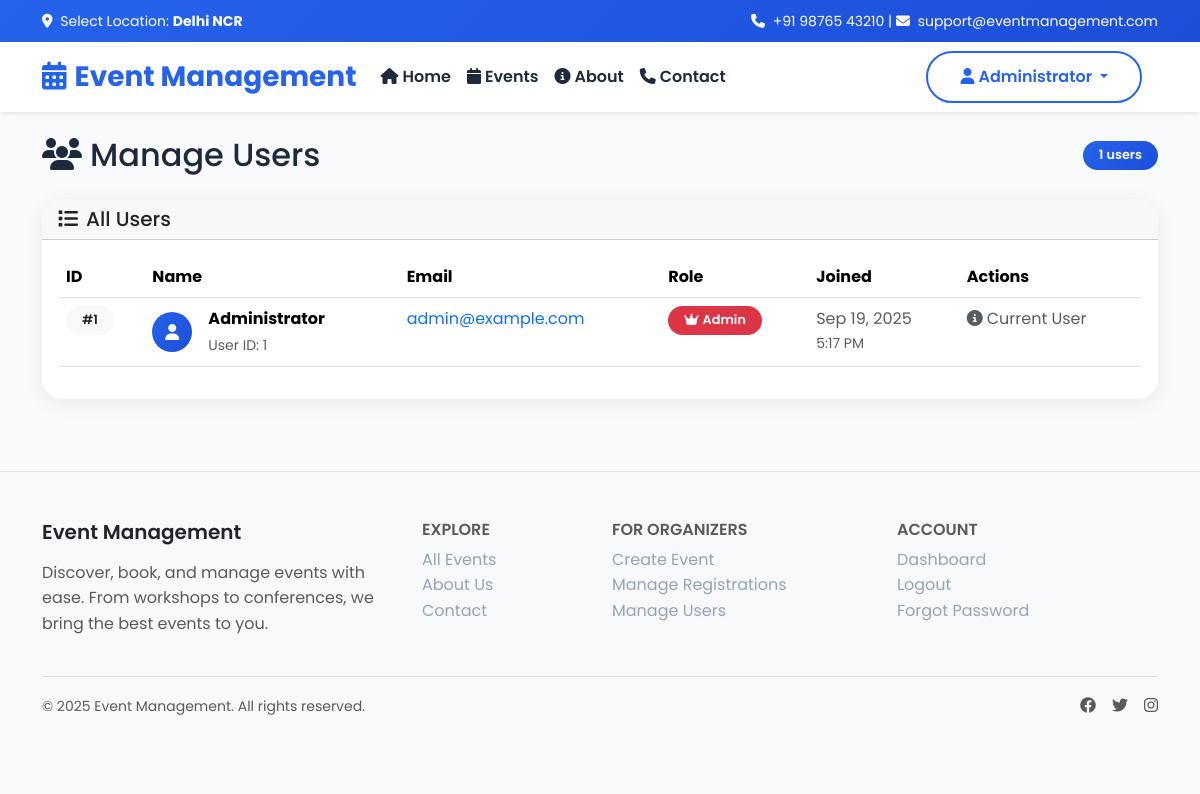
The page /admin/users.php (signed in) on the database its author committed.
### tables this page shows
CREATE TABLE IF NOT EXISTS users (
	id INT AUTO_INCREMENT PRIMARY KEY,
	name VARCHAR(100) NOT NULL,
	email VARCHAR(150) NOT NULL UNIQUE,
	password VARCHAR(255) NOT NULL,
	role ENUM('user','admin') NOT NULL DEFAULT 'user',
	created_at TIMESTAMP DEFAULT CURRENT_TIMESTAMP
);

### admin/users.php (the view, shortened to what this page needs)
<?php
require_once __DIR__ . '/../includes/db.php';
require_once __DIR__ . '/../partials/header.php';
$users = $pdo->query('SELECT id, name, email, role, created_at FROM users ORDER BY created_at DESC')->fetchAll();
?>
<div class="d-flex justify-content-between align-items-center mb-4" data-aos="fade-up">
	<h2 class="mb-0"><i class="fas fa-users me-2"></i>Manage Users</h2>
	<span class="badge bg-primary"><?php echo count($users); ?> users</span>
</div>
<div class="card" data-aos="fade-up" data-aos-delay="100">
	<div class="card-header">
		<h5 class="mb-0"><i class="fas fa-list me-2"></i>All Users</h5>
	</div>
	<div class="card-body">
		<div class="table-responsive">
			<table id="usersTable" class="table table-hover">
				<thead>
					<tr>
						<th>ID</th>
						<th>Name</th>
						<th>Email</th>
						<th>Role</th>
						<th>Joined</th>
						<th>Actions</th>
					</tr>
				</thead>
				<tbody>
					<?php foreach ($users as $u): ?>
					<tr>
						<td>
							<span class="badge bg-light text-dark">#<?php echo (int)$u['id']; ?></span>
						</td>
						<td>
							<div class="d-flex align-items-center">
								<div class="bg-primary rounded-circle d-flex align-items-center justify-content-center me-3" style="width:40px;height:40px;">
									<i class="fas fa-user text-white"></i>
								</div>
								<div>
									<div class="fw-bold"><?php echo htmlspecialchars($u['name'], ENT_QUOTES); ?></div>
									<small class="text-muted">User ID: <?php echo (int)$u['id']; ?></small>
								</div>
							</div>
						</td>
						<td>
							<a href="mailto:<?php echo htmlspecialchars($u['email'], ENT_QUOTES); ?>" class="text-decoration-none">
								<?php echo htmlspecialchars($u['email'], ENT_QUOTES); ?>
							</a>
						</td>
						<td>
							<?php if ($u['role'] === 'admin'): ?>
								<span class="badge bg-danger"><i class="fas fa-crown me-1"></i>Admin</span>
							<?php else: ?>
								<span class="badge bg-success"><i class="fas fa-user me-1"></i>User</span>
							<?php endif; ?>
						</td>
						<td>
							<span class="text-muted"><?php echo date('M j, Y', strtotime($u['created_at'])); ?></span>
							<small class="d-block text-muted"><?php echo date('g:i A', strtotime($u['created_at'])); ?></small>
						</td>
						<td>
							<?php if ((int)$u['id'] !== (int)$_SESSION['user']['id']): ?>
								<a class="btn btn-sm btn-outline-danger" href="?action=delete&id=<?php echo (int)$u['id']; ?>&csrf_token=<?php echo htmlspecialchars(csrf_token(), ENT_QUOTES); ?>"
								   onclick="return confirm('Delete this user? This will remove their registrations.')" title="Delete User">
									<i class="fas fa-trash"></i>
								</a>
							<?php else: ?>
								<span class="text-muted"><i class="fas fa-info-circle me-1"></i>Current User</span>
							<?php endif; ?>
						</td>
					</tr>
					<?php endforeach; ?>
				</tbody>
			</table>
		</div>
	</div>
</div>
<?php require_once __DIR__ . '/../partials/footer.php'; ?>

### assets/css/styles.css (style rules this page uses)
:root { --primary-color: #2563eb; --primary-dark: #1d4ed8; --secondary-color: #64748b; --accent-color: #f59e0b; --success-color: #10b981; --danger-color: #ef4444; --warning-color: #f59e0b; --light-bg: #f8fafc; --dark-text: #1e293b; --border-color: #e2e8f0; }
body { background-color: var(--light-bg); font-family: 'Poppins', -apple-system, BlinkMacSystemFont, 'Segoe UI', Roboto, sans-serif; color: var(--dark-text); line-height: 1.6; }
.bg-primary { background: linear-gradient(135deg, var(--primary-color), var(--primary-dark)) !important; }
.card { border: none; border-radius: 20px; box-shadow: 0 4px 20px rgba(0,0,0,0.08); transition: all 0.3s ease; overflow: hidden; background: white; }
.badge { font-weight: 600; padding: 0.5rem 1rem; border-radius: 50px; font-size: 0.8rem; }
.badge.bg-primary { background: linear-gradient(135deg, var(--primary-color), var(--primary-dark)) !important; }

### rows shown on the page
users: id "1", name "Administrator", email "admin@example.com", role "admin" (drawn), created_at "Sep 19, 2025", created_at "5:17 PM", shows "Current User"

### other values the page prints
APP_NAME "Event Management"
$_SESSION['user']['name'] "Administrator"
count($users) "1"
